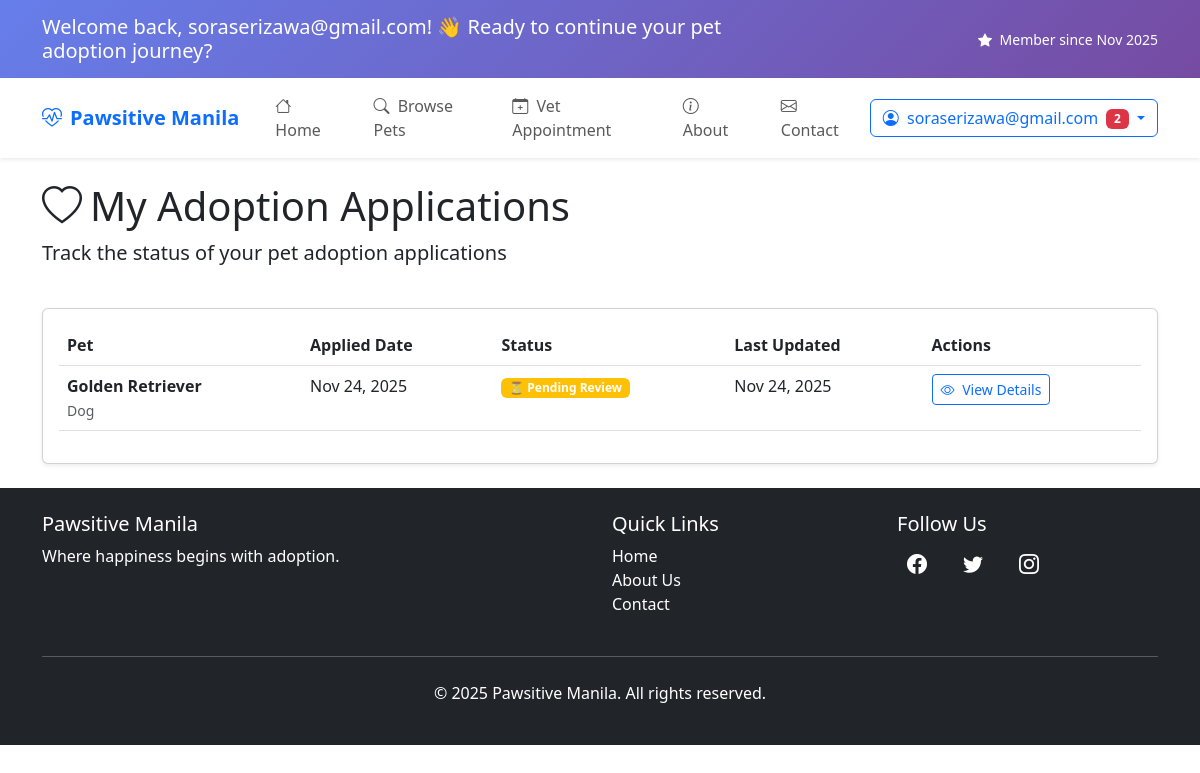
Page /my-applications/ (signed in) on the committed database.
### core/models.py (models this page shows, shortened)
class AdoptionApplication(models.Model):
    STATUS_CHOICES = [
        ('pending', 'Pending Review'),
        ('approved', 'Approved'),
        ('rejected', 'Rejected'),
        ('completed', 'Adoption Completed'),
    ]
    user = models.ForeignKey(User, on_delete=models.CASCADE)
    shelter_pet_id = models.IntegerField()
    pet_name = models.CharField(max_length=100)
    pet_species = models.CharField(max_length=10)
    applicant_name = models.CharField(max_length=200)
    applicant_email = models.EmailField()
    applicant_phone = models.CharField(max_length=20)
    applicant_address = models.TextField()
    family_members = models.TextField(help_text="Number and ages of family members")
    previous_pets = models.TextField(help_text="Experience with previous pets")
    home_type = models.CharField(max_length=100, help_text="Apartment, house, etc.")
    yard_info = models.TextField(help_text="Information about yard/outdoor space")
    work_schedule = models.TextField(help_text="Work hours and schedule")
    pet_alone_time = models.TextField(help_text="How long pet would be alone daily")
    vet_contact = models.TextField(blank=True, help_text="Veterinarian contact information")
    references = models.TextField(help_text="Personal references")
    message = models.TextField(blank=True, help_text="Additional comments")
    status = models.CharField(max_length=20, choices=STATUS_CHOICES, default='pending')
    applied_date = models.DateTimeField(default=timezone.now)
    updated_date = models.DateTimeField(auto_now=True)

### core/views.py (the view)
# urls.py: path("my-applications/", views.my_applications, name="my_applications"),
@login_required
def my_applications(request):
    applications = AdoptionApplication.objects.filter(user=request.user).order_by('-applied_date')
    context = {
        'applications': applications
    }
    return render(request, 'core/my_applications.html', context)

### core/views.py (called while the page is built)
def appointments_context(request):
    if request.user.is_authenticated:
        appointments = vet_api.get_user_appointments(request.user)
        return {
            'user_appointments': appointments[:3],
            'user_appointments_count': len(appointments)
        }
    return {
        'user_appointments': [],
        'user_appointments_count': 0
    }

### core/templates/core/my_applications.html (shortened to what this page needs)
{% extends "core/base.html" %}
{% block content %}
<div class="container py-4">
    <div class="row mb-4">
        <div class="col-12">
            <h1><i class="bi bi-heart me-2"></i>My Adoption Applications</h1>
            <p class="lead">Track the status of your pet adoption applications</p>
        </div>
    </div>
    {% if applications %}
    <div class="row">
        <div class="col-12">
            <div class="card shadow-sm">
                <div class="card-body">
                    <div class="table-responsive">
                        <table class="table table-hover">
                            <thead>
                                <tr>
                                    <th>Pet</th>
                                    <th>Applied Date</th>
                                    <th>Status</th>
                                    <th>Last Updated</th>
                                    <th>Actions</th>
                                </tr>
                            </thead>
                            <tbody>
                                {% for app in applications %}
                                <tr>
                                    <td>
                                        <strong>{{ app.pet_name }}</strong><br>
                                        <small class="text-muted">{{ app.pet_species|title }}</small>
                                    </td>
                                    <td>{{ app.applied_date|date:"M j, Y" }}</td>
                                    <td>
                                        {% if app.status == 'pending' %}
                                        <span class="badge bg-warning">⏳ Pending Review</span>
                                        {% elif app.status == 'approved' %}
                                        <span class="badge bg-success">✅ Approved</span>
                                        {% elif app.status == 'rejected' %}
                                        <span class="badge bg-danger">❌ Rejected</span>
                                        {% elif app.status == 'completed' %}
                                        <span class="badge bg-info">🏠 Adoption Completed</span>
                                        {% endif %}
                                    </td>
                                    <td>{{ app.updated_date|date:"M j, Y" }}</td>
                                    <td>
                                        <a href="{% url 'adoption_success' app.id %}" class="btn btn-sm btn-outline-primary">
                                            <i class="bi bi-eye me-1"></i> View Details
                                        </a>
                                    </td>
                                </tr>
                                {% endfor %}
                            </tbody>
                        </table>
                    </div>
                </div>
            </div>
        </div>
    </div>
    {% endif %}
</div>
{% endblock %}

### core/templates/core/base.html (shortened to what this page needs)
<!DOCTYPE html>
<html lang="en">
<head>
    <link href="https://cdn.jsdelivr.net/npm/bootstrap@5.3.0-alpha1/dist/css/bootstrap.min.css" rel="stylesheet">
    <link rel="stylesheet" href="https://cdn.jsdelivr.net/npm/bootstrap-icons@1.10.0/font/bootstrap-icons.css">
    <link rel="stylesheet" href="https://cdnjs.cloudflare.com/ajax/libs/font-awesome/6.4.0/css/all.min.css">
</head>
<body>
    {% if user.is_authenticated %}
    <div class="user-welcome">
        <div class="container">
            <div class="row align-items-center">
                <div class="col-md-8">
                    <h5 class="mb-0">Welcome back, {{ user.username }}! 👋 Ready to continue your pet adoption journey?</h5>
                </div>
                <div class="col-md-4 text-md-end">
                    <small>
                        <i class="bi bi-star-fill me-1"></i>
                        Member since {{ user.date_joined|date:"M Y" }}
                    </small>
                </div>
            </div>
        </div>
    </div>
    {% endif %}
    <nav class="navbar navbar-expand-lg navbar-light bg-white shadow-sm">
        <div class="container">
            <a class="navbar-brand fw-bold text-primary" href="{% if user.is_authenticated %}{% url 'home' %}{% else %}{% url 'index' %}{% endif %}">
                <i class="bi bi-heart-pulse me-2"></i>Pawsitive Manila
            </a>
            <div class="collapse navbar-collapse" id="navbarNav">
                <ul class="navbar-nav me-auto">
                    <li class="nav-item">
                        <a class="nav-link {% if request.resolver_match.url_name == 'index' or request.resolver_match.url_name == 'home' %}active{% endif %}"
                        href="{% if user.is_authenticated %}{% url 'home' %}{% else %}{% url 'index' %}{% endif %}">
                            <i class="bi bi-house me-1"></i> Home
                        </a>
                    </li>
                    <li class="nav-item">
                        <a class="nav-link {% if request.resolver_match.url_name == 'pet_list' %}active{% endif %}" href="{% url 'pet_list' %}">
                            <i class="bi bi-search me-1"></i> Browse Pets
                        </a>
                    </li>
                    {% if user.is_authenticated %}
                    <li class="nav-item">
                        <a class="nav-link {% if request.resolver_match.url_name == 'schedule_appointment_page' %}active{% endif %}"
                           href="{% url 'schedule_appointment_page' %}">
                            <i class="bi bi-calendar-plus me-1"></i> Vet Appointment
                        </a>
                    </li>
                    {% endif %}
                    <li class="nav-item">
                        <a class="nav-link {% if request.resolver_match.url_name == 'about' %}active{% endif %}" href="{% url 'about' %}">
                            <i class="bi bi-info-circle me-1"></i> About
                        </a>
                    </li>
                    <li class="nav-item">
                        <a class="nav-link {% if request.resolver_match.url_name == 'contact' %}active{% endif %}" href="{% url 'contact' %}">
                            <i class="bi bi-envelope me-1"></i> Contact
                        </a>
                    </li>
                </ul>
                <div class="d-flex">
                    {% if user.is_authenticated %}
                    <div class="dropdown">
                        <button class="btn btn-outline-primary dropdown-toggle" type="button" data-bs-toggle="dropdown">
                            <i class="bi bi-person-circle me-1"></i> {{ user.username }}
                            {% if user_appointments_count > 0 %}
                            <span class="badge bg-danger ms-1">{{ user_appointments_count }}</span>
                            {% endif %}
                        </button>
                    </div>
                    {% endif %}
                </div>
            </div>
        </div>
    </nav>
    <main>
        {% block content %}
        {% endblock %}
    </main>
    <footer class="bg-dark text-white py-4">
        <div class="container">
            <div class="row">
                <div class="col-md-6">
                    <h5>Pawsitive Manila</h5>
                    <p>Where happiness begins with adoption.</p>
                </div>
                <div class="col-md-3">
                    <h5>Quick Links</h5>
                    <ul class="list-unstyled">
                        <li><a href="{% if user.is_authenticated %}{% url 'home' %}{% else %}{% url 'index' %}{% endif %}" class="text-white text-decoration-none">Home</a></li>
                        <li><a href="{% url 'about' %}" class="text-white text-decoration-none">About Us</a></li>
                        <li><a href="{% url 'contact' %}" class="text-white text-decoration-none">Contact</a></li>
                    </ul>
                </div>
                <div class="col-md-3">
                    <h5>Follow Us</h5>
                    <div class="d-flex gap-3">
                        <a href="https://facebook.com" target="_blank" class="text-white social-icon">
                            <i class="bi bi-facebook fs-5"></i>
                        </a>
                        <a href="https://twitter.com" target="_blank" class="text-white social-icon">
                            <i class="bi bi-twitter fs-5"></i>
                        </a>
                        <a href="https://instagram.com" target="_blank" class="text-white social-icon">
                            <i class="bi bi-instagram fs-5"></i>
                        </a>
                    </div>
                </div>
            </div>
            <hr class="my-4">
            <div class="text-center">
                <p>&copy; 2025 Pawsitive Manila. All rights reserved.</p>
            </div>
        </div>
    </footer>
</body>
</html>

### core/templates/core/base.html (style rules this page uses)
.navbar-nav .nav-item { position: relative; margin: 0 5px; }
.navbar-nav .nav-link { position: relative; padding: 8px 15px !important; border-radius: 6px; transition: all 0.3s ease; font-weight: 500; }
.navbar-nav .nav-link::after { content: ''; position: absolute; width: 0; height: 3px; bottom: 0; left: 50%; background-color: #0d6efd; transition: all 0.3s ease; transform: translateX(-50%); border-radius: 3px; }
.navbar-nav .nav-link i { transition: transform 0.3s ease; display: inline-block; }
.btn { transition: all 0.3s ease; position: relative; overflow: hidden; }
.social-icon { transition: all 0.3s ease; display: inline-flex; align-items: center; justify-content: center; width: 40px; height: 40px; border-radius: 50%; }
.user-welcome { background: linear-gradient(135deg, #667eea 0%, #764ba2 100%); color: white; padding: 15px 0; margin-bottom: 0; }

### rows in the picture
AdoptionApplication: pet_name "Golden Retriever", pet_species "Dog", applied_date "Nov 24, 2025", status "⏳ Pending Review", updated_date "Nov 24, 2025"

### other values in the picture
{{ user.username }} "soraserizawa@gmail.com"
{{ user.date_joined|date:"M Y" }} "Nov 2025"
{{ user_appointments_count }} "2"
